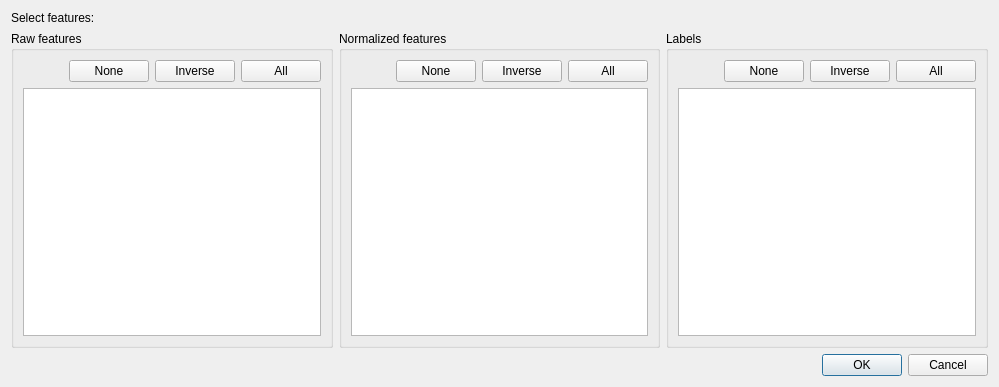
<?xml version="1.0" encoding="UTF-8"?>
<ui version="4.0">
 <class>Dialog</class>
 <widget class="QDialog" name="Dialog">
  <property name="geometry">
   <rect>
    <x>0</x>
    <y>0</y>
    <width>999</width>
    <height>387</height>
   </rect>
  </property>
  <property name="windowTitle">
   <string>Select features</string>
  </property>
  <layout class="QVBoxLayout" name="verticalLayout">
   <item>
    <widget class="QLabel" name="label">
     <property name="text">
      <string>Select features:</string>
     </property>
    </widget>
   </item>
   <item>
    <layout class="QHBoxLayout" name="horizontalLayout">
     <item>
      <widget class="QGroupBox" name="group_box_raw">
       <property name="title">
        <string>Raw features</string>
       </property>
       <layout class="QVBoxLayout" name="verticalLayout_2">
        <item>
         <layout class="QHBoxLayout" name="horizontal_layout_raw">
          <item>
           <spacer name="horizontal_spacer_raw">
            <property name="orientation">
             <enum>Qt::Horizontal</enum>
            </property>
            <property name="sizeHint" stdset="0">
             <size>
              <width>40</width>
              <height>20</height>
             </size>
            </property>
           </spacer>
          </item>
          <item>
           <widget class="QPushButton" name="push_button_raw_none">
            <property name="maximumSize">
             <size>
              <width>150</width>
              <height>16777215</height>
             </size>
            </property>
            <property name="text">
             <string>None</string>
            </property>
           </widget>
          </item>
          <item>
           <widget class="QPushButton" name="push_button_raw_inverse">
            <property name="maximumSize">
             <size>
              <width>150</width>
              <height>16777215</height>
             </size>
            </property>
            <property name="text">
             <string>Inverse</string>
            </property>
           </widget>
          </item>
          <item>
           <widget class="QPushButton" name="push_button_raw_all">
            <property name="maximumSize">
             <size>
              <width>150</width>
              <height>16777215</height>
             </size>
            </property>
            <property name="text">
             <string>All</string>
            </property>
           </widget>
          </item>
         </layout>
        </item>
        <item>
         <widget class="QListWidget" name="list_widget_raw"/>
        </item>
       </layout>
      </widget>
     </item>
     <item>
      <widget class="QGroupBox" name="group_box_norm">
       <property name="title">
        <string>Normalized features</string>
       </property>
       <layout class="QVBoxLayout" name="verticalLayout_3">
        <item>
         <layout class="QHBoxLayout" name="horizontal_layout_norm">
          <item>
           <spacer name="horizontal_spacer_norm">
            <property name="orientation">
             <enum>Qt::Horizontal</enum>
            </property>
            <property name="sizeHint" stdset="0">
             <size>
              <width>40</width>
              <height>20</height>
             </size>
            </property>
           </spacer>
          </item>
          <item>
           <widget class="QPushButton" name="push_button_norm_none">
            <property name="text">
             <string>None</string>
            </property>
           </widget>
          </item>
          <item>
           <widget class="QPushButton" name="push_button_norm_inverse">
            <property name="text">
             <string>Inverse</string>
            </property>
           </widget>
          </item>
          <item>
           <widget class="QPushButton" name="push_button_norm_all">
            <property name="text">
             <string>All</string>
            </property>
           </widget>
          </item>
         </layout>
        </item>
        <item>
         <widget class="QListWidget" name="list_widget_norm"/>
        </item>
       </layout>
      </widget>
     </item>
     <item>
      <widget class="QGroupBox" name="group_box_labels">
       <property name="title">
        <string>Labels</string>
       </property>
       <layout class="QVBoxLayout" name="verticalLayout_4">
        <item>
         <layout class="QHBoxLayout" name="horizontal_layout_labels">
          <item>
           <spacer name="horizontal_spacer_labels">
            <property name="orientation">
             <enum>Qt::Horizontal</enum>
            </property>
            <property name="sizeHint" stdset="0">
             <size>
              <width>40</width>
              <height>20</height>
             </size>
            </property>
           </spacer>
          </item>
          <item>
           <widget class="QPushButton" name="push_button_labels_none">
            <property name="text">
             <string>None</string>
            </property>
           </widget>
          </item>
          <item>
           <widget class="QPushButton" name="push_button_labels_inverse">
            <property name="text">
             <string>Inverse</string>
            </property>
           </widget>
          </item>
          <item>
           <widget class="QPushButton" name="push_button_labels_all">
            <property name="text">
             <string>All</string>
            </property>
           </widget>
          </item>
         </layout>
        </item>
        <item>
         <widget class="QListWidget" name="list_widget_labels"/>
        </item>
       </layout>
      </widget>
     </item>
    </layout>
   </item>
   <item>
    <widget class="QDialogButtonBox" name="buttonBox">
     <property name="orientation">
      <enum>Qt::Horizontal</enum>
     </property>
     <property name="standardButtons">
      <set>QDialogButtonBox::Cancel|QDialogButtonBox::Ok</set>
     </property>
    </widget>
   </item>
  </layout>
 </widget>
 <resources/>
 <connections>
  <connection>
   <sender>buttonBox</sender>
   <signal>accepted()</signal>
   <receiver>Dialog</receiver>
   <slot>accept()</slot>
   <hints>
    <hint type="sourcelabel">
     <x>248</x>
     <y>254</y>
    </hint>
    <hint type="destinationlabel">
     <x>157</x>
     <y>274</y>
    </hint>
   </hints>
  </connection>
  <connection>
   <sender>buttonBox</sender>
   <signal>rejected()</signal>
   <receiver>Dialog</receiver>
   <slot>reject()</slot>
   <hints>
    <hint type="sourcelabel">
     <x>316</x>
     <y>260</y>
    </hint>
    <hint type="destinationlabel">
     <x>286</x>
     <y>274</y>
    </hint>
   </hints>
  </connection>
 </connections>
</ui>
